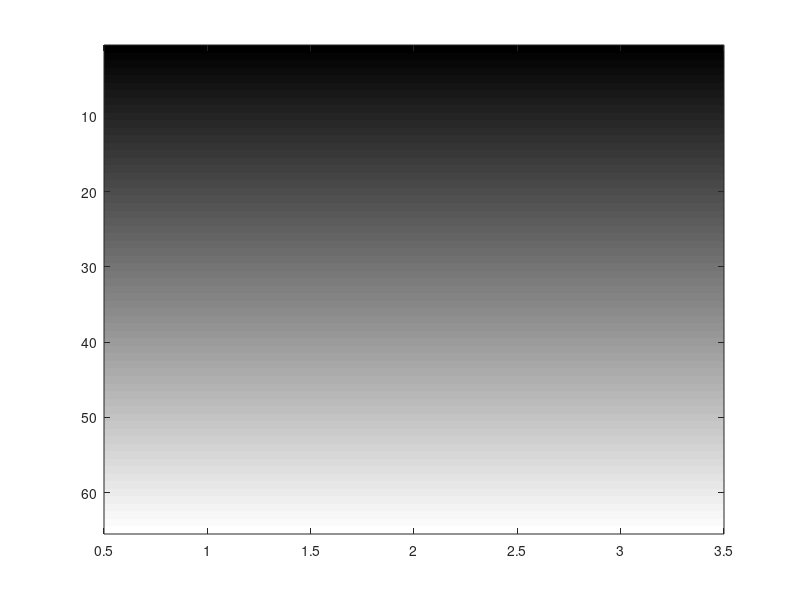

Recreate this plot in MATLAB.
##o1 = rand(30,40);
##o2 = rand(30,40);
##o3 = (o1.*o2);
##imagesc(o3);




cmap_gray = [  [0:(1/64) : 1]' ,[0:(1/64) : 1]' ,[0:(1/64) : 1]'    ];
colormap(cmap_gray);  
imagesc(cmap_gray);